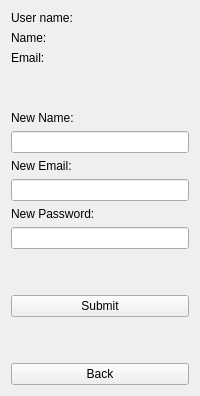
         <widget class="QWidget" name="HomeProfilePage">
          <layout class="QVBoxLayout" name="verticalLayout_6">
           <item>
            <widget class="QLabel" name="ProfileUserNameLabel">
             <property name="text">
              <string>User name:</string>
             </property>
            </widget>
           </item>
           <item>
            <widget class="QLabel" name="ProfileNameLabel">
             <property name="text">
              <string>Name:</string>
             </property>
            </widget>
           </item>
           <item>
            <widget class="QLabel" name="ProfileEmailLabel">
             <property name="text">
              <string>Email:</string>
             </property>
            </widget>
           </item>
           <item>
            <spacer name="verticalSpacer_50">
             <property name="orientation">
              <enum>Qt::Vertical</enum>
             </property>
             <property name="sizeHint" stdset="0">
              <size>
               <width>20</width>
               <height>40</height>
              </size>
             </property>
            </spacer>
           </item>
           <item>
            <widget class="QLabel" name="label_15">
             <property name="text">
              <string>New Name:</string>
             </property>
            </widget>
           </item>
           <item>
            <widget class="QLineEdit" name="ProfileNewNameLineEdit"/>
           </item>
           <item>
            <widget class="QLabel" name="label_16">
             <property name="text">
              <string>New Email:</string>
             </property>
            </widget>
           </item>
           <item>
            <widget class="QLineEdit" name="ProfileNewEmail"/>
           </item>
           <item>
            <widget class="QLabel" name="label_17">
             <property name="text">
              <string>New Password:</string>
             </property>
            </widget>
           </item>
           <item>
            <widget class="QLineEdit" name="ProfileNewPassLineEdit"/>
           </item>
           <item>
            <spacer name="verticalSpacer_51">
             <property name="orientation">
              <enum>Qt::Vertical</enum>
             </property>
             <property name="sizeHint" stdset="0">
              <size>
               <width>20</width>
               <height>40</height>
              </size>
             </property>
            </spacer>
           </item>
           <item>
            <widget class="QPushButton" name="HomeProfileChangeButton">
             <property name="text">
              <string>Submit</string>
             </property>
            </widget>
           </item>
           <item>
            <spacer name="verticalSpacer_48">
             <property name="orientation">
              <enum>Qt::Vertical</enum>
             </property>
             <property name="sizeHint" stdset="0">
              <size>
               <width>20</width>
               <height>40</height>
              </size>
             </property>
            </spacer>
           </item>
           <item>
            <widget class="QPushButton" name="HomeProfileBackBotton">
             <property name="text">
              <string>Back</string>
             </property>
            </widget>
           </item>
          </layout>
         </widget>
